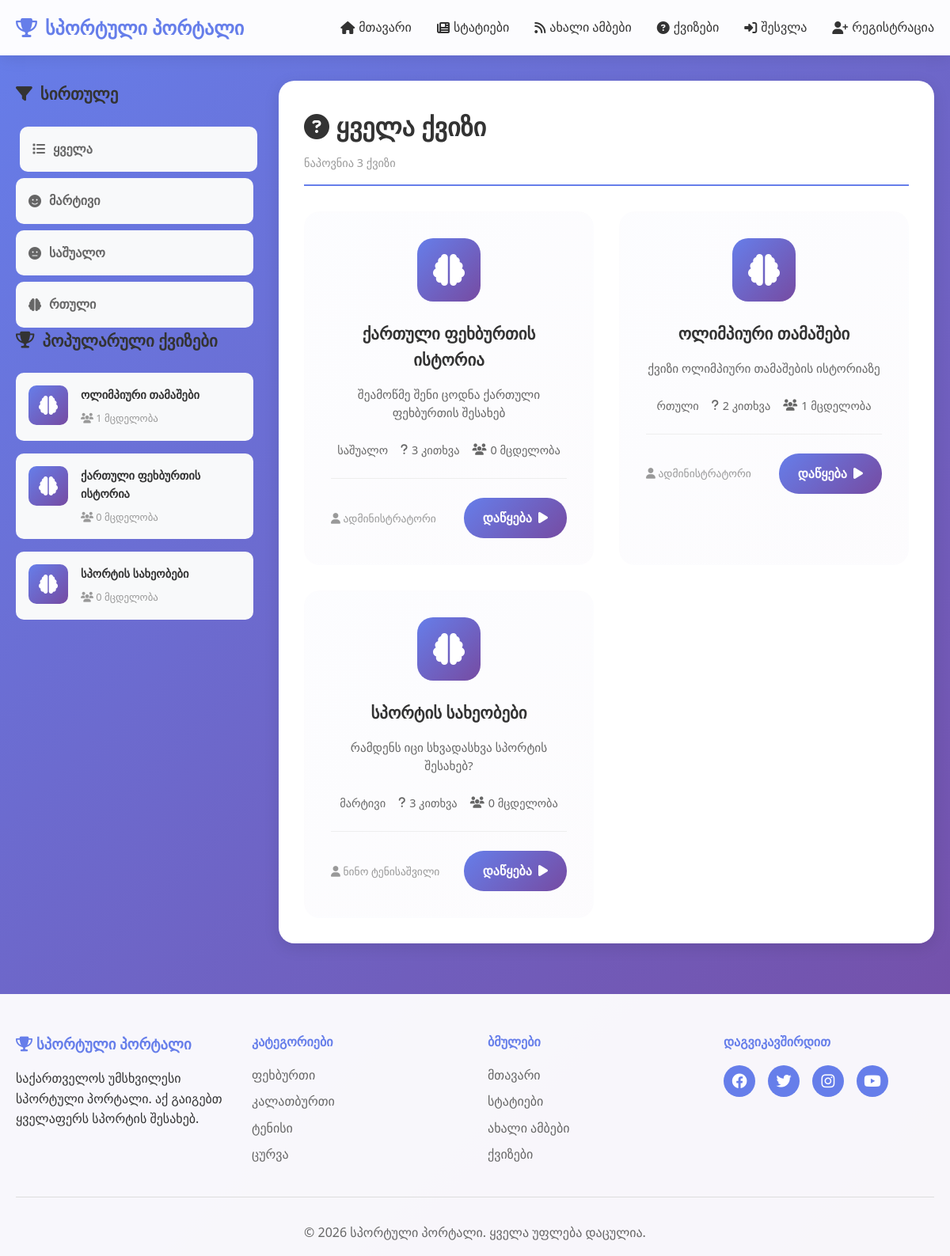
The app's page /quizzes.php with its own data.
### tables this page shows
CREATE TABLE `quizzes` (
  `id` int(11) NOT NULL,
  `user_id` int(11) NOT NULL,
  `title` varchar(200) NOT NULL,
  `description` text DEFAULT NULL,
  `category` varchar(50) DEFAULT NULL,
  `difficulty` enum('მარტივი','საშუალო','რთული') DEFAULT 'საშუალო',
  `time_limit` int(11) DEFAULT 0,
  `created_at` timestamp NOT NULL DEFAULT current_timestamp()
);

CREATE TABLE `users` (
  `id` int(11) NOT NULL,
  `username` varchar(50) NOT NULL,
  `email` varchar(100) NOT NULL,
  `password` varchar(255) NOT NULL,
  `full_name` varchar(100) NOT NULL,
  `profile_image` varchar(255) DEFAULT 'default.jpg',
  `role` enum('user','admin') DEFAULT 'user',
  `created_at` timestamp NOT NULL DEFAULT current_timestamp(),
  `last_login` timestamp NULL DEFAULT NULL
);

### includes/functions.php (called while the page is built, shortened)
<?php
function clean_input($data) {
    $data = trim($data);
    $data = stripslashes($data);
    $data = htmlspecialchars($data, ENT_QUOTES, 'UTF-8');
    return $data;
}
function truncate_text($text, $length = 150) {
    if (mb_strlen($text) <= $length) {
        return $text;
    }
    return mb_substr($text, 0, $length) . '...';
}
?>

### quizzes.php (the view, shortened to what this page needs)
<?php
require_once 'config/database.php';
require_once 'includes/functions.php';
$difficulty = $_GET['difficulty'] ?? '';
$query = "
    SELECT q.*, u.username, u.full_name,
    (SELECT COUNT(*) FROM quiz_questions WHERE quiz_id = q.id) as question_count,
    (SELECT COUNT(*) FROM quiz_results WHERE quiz_id = q.id) as attempts
    FROM quizzes q
    JOIN users u ON q.user_id = u.id
";
$query .= " ORDER BY q.created_at DESC";
$stmt = $pdo->prepare($query);
$stmt->execute();
$quizzes = $stmt->fetchAll();
$stmt = $pdo->query("
    SELECT q.*,
    (SELECT COUNT(*) FROM quiz_results WHERE quiz_id = q.id) as attempts,
    (SELECT COUNT(*) FROM quiz_questions WHERE quiz_id = q.id) as question_count
    FROM quizzes q
    ORDER BY attempts DESC
    LIMIT 5
");
$top_quizzes = $stmt->fetchAll();
include 'includes/header.php';
?>
<div class="container">
    <div class="quizzes-page">
        <aside class="quizzes-sidebar">
            <div class="sidebar-widget">
                <h3><i class="fas fa-filter"></i> სირთულე</h3>
                <div class="difficulty-list">
                    <a href="quizzes.php" class="difficulty-item <?php echo !$difficulty ? 'active' : ''; ?>">
                        <i class="fas fa-list"></i> ყველა
                    </a>
                    <a href="quizzes.php?difficulty=მარტივი"
                       class="difficulty-item easy-item <?php echo $difficulty === 'მარტივი' ? 'active' : ''; ?>">
                        <i class="fas fa-smile"></i> მარტივი
                    </a>
                    <a href="quizzes.php?difficulty=საშუალო"
                       class="difficulty-item medium-item <?php echo $difficulty === 'საშუალო' ? 'active' : ''; ?>">
                        <i class="fas fa-meh"></i> საშუალო
                    </a>
                    <a href="quizzes.php?difficulty=რთული"
                       class="difficulty-item hard-item <?php echo $difficulty === 'რთული' ? 'active' : ''; ?>">
                        <i class="fas fa-brain"></i> რთული
                    </a>
                </div>
            </div>
            <div class="sidebar-widget">
                <h3><i class="fas fa-trophy"></i> პოპულარული ქვიზები</h3>
                <div class="popular-quizzes">
                    <?php foreach ($top_quizzes as $top): ?>
                    <a href="quiz.php?id=<?php echo $top['id']; ?>" class="popular-quiz-item">
                        <div class="quiz-icon-small">
                            <i class="fas fa-brain"></i>
                        </div>
                        <div>
                            <h4><?php echo clean_input(truncate_text($top['title'], 35)); ?></h4>
                            <span><i class="fas fa-users"></i> <?php echo $top['attempts']; ?> მცდელობა</span>
                        </div>
                    </a>
                    <?php endforeach; ?>
                </div>
            </div>
        </aside>
        <main class="quizzes-main">
            <div class="quizzes-header">
                <h1><i class="fas fa-question-circle"></i>
                    <?php if ($difficulty): ?>
                        <?php echo $difficulty; ?> ქვიზები
                    <?php else: ?>
                        ყველა ქვიზი
                    <?php endif; ?>
                </h1>
                <p class="quizzes-count">ნაპოვნია <?php echo count($quizzes); ?> ქვიზი</p>
            </div>
            <?php if (empty($quizzes)): ?>
            <div class="no-quizzes">
                <i class="fas fa-question-circle" style="font-size: 5rem; color: #ddd;"></i>
                <h2>ქვიზები არ მოიძებნა</h2>
            </div>
            <?php else: ?>
            <div class="quizzes-grid">
                <?php foreach ($quizzes as $quiz): ?>
                <div class="quiz-card-large">
                    <div class="quiz-icon-large">
                        <i class="fas fa-brain"></i>
                    </div>
                    <h3><?php echo clean_input($quiz['title']); ?></h3>
                    <?php if ($quiz['description']): ?>
                    <p class="quiz-description"><?php echo truncate_text(clean_input($quiz['description']), 100); ?></p>
                    <?php endif; ?>
                    <div class="quiz-info-large">
                        <span class="quiz-difficulty-badge <?php echo strtolower($quiz['difficulty']); ?>">
                            <?php echo $quiz['difficulty']; ?>
                        </span>
                        <span><i class="fas fa-question"></i> <?php echo $quiz['question_count']; ?> კითხვა</span>
                        <span><i class="fas fa-users"></i> <?php echo $quiz['attempts']; ?> მცდელობა</span>
                    </div>
                    <div class="quiz-footer">
                        <span class="quiz-author">
                            <i class="fas fa-user"></i> <?php echo clean_input($quiz['full_name']); ?>
                        </span>
                        <a href="quiz.php?id=<?php echo $quiz['id']; ?>" class="quiz-start-btn-large">
                            დაწყება <i class="fas fa-play"></i>
                        </a>
                    </div>
                </div>
                <?php endforeach; ?>
            </div>
            <?php endif; ?>
        </main>
    </div>
</div>
<?php include 'includes/footer.php'; ?>

### css/style.css (style rules this page uses)
* { margin: 0; padding: 0; box-sizing: border-box; }
html { scroll-behavior: smooth; scroll-padding-top: 120px; }
body { font-family: 'Segoe UI', Tahoma, Geneva, Verdana, sans-serif; line-height: 1.6; color: #333; background: linear-gradient(135deg, #667eea 0%, #764ba2 100%); min-height: 100vh; }
.container { max-width: 1200px; margin: 0 auto; padding: 0 20px; }
.sidebar-widget h3 { color: #333; margin-bottom: 1.5rem; display: flex; align-items: center; gap: 10px; font-size: 1.3rem; }

### quizzes.php (style rules this page uses)
.quizzes-page { display: grid; grid-template-columns: 300px 1fr; gap: 2rem; margin: 2rem 0; }
.quizzes-sidebar { position: sticky; top: 100px; height: fit-content; }
.difficulty-list { display: flex; flex-direction: column; gap: 0.5rem; }
.difficulty-item { padding: 1rem; border-radius: 10px; text-decoration: none; color: #666; background: #f8f9fa; transition: all 0.3s; display: flex; align-items: center; gap: 10px; font-weight: 600; }
.difficulty-item:hover, .difficulty-item.active { transform: translateX(5px); }
.popular-quizzes { display: flex; flex-direction: column; gap: 1rem; }
.popular-quiz-item { display: flex; gap: 1rem; padding: 1rem; background: #f8f9fa; border-radius: 10px; text-decoration: none; transition: all 0.3s; }
.quiz-icon-small { width: 50px; height: 50px; background: linear-gradient(135deg, #667eea, #764ba2); border-radius: 10px; display: flex; align-items: center; justify-content: center; color: white; font-size: 1.5rem; flex-shrink: 0; }
.popular-quiz-item h4 { color: #333; font-size: 0.9rem; margin-bottom: 0.3rem; }
.popular-quiz-item span { color: #999; font-size: 0.8rem; }
.quizzes-main { background: white; border-radius: 20px; padding: 2rem; box-shadow: 0 5px 20px rgba(0,0,0,0.1); }
.quizzes-header { margin-bottom: 2rem; padding-bottom: 1rem; border-bottom: 2px solid #667eea; }
.quizzes-header h1 { color: #333; margin-bottom: 0.5rem; }
.quizzes-count { color: #999; font-size: 0.9rem; }
.quizzes-grid { display: grid; grid-template-columns: repeat(auto-fill, minmax(300px, 1fr)); gap: 2rem; }
.quiz-card-large { background: linear-gradient(135deg, #667eea05, #764ba205); border-radius: 20px; padding: 2rem; text-align: center; transition: all 0.3s; border: 2px solid transparent; }
.quiz-icon-large { width: 80px; height: 80px; background: linear-gradient(135deg, #667eea, #764ba2); border-radius: 20px; display: flex; align-items: center; justify-content: center; margin: 0 auto 1.5rem; color: white; font-size: 2.5rem; }
.quiz-card-large h3 { color: #333; margin-bottom: 1rem; font-size: 1.3rem; }
.quiz-description { color: #666; font-size: 0.95rem; margin-bottom: 1.5rem; line-height: 1.5; }
.quiz-info-large { display: flex; justify-content: center; flex-wrap: wrap; gap: 1rem; margin-bottom: 1.5rem; font-size: 0.9rem; color: #666; }
.quiz-info-large span { display: flex; align-items: center; gap: 5px; }
.quiz-footer { display: flex; justify-content: space-between; align-items: center; padding-top: 1.5rem; border-top: 1px solid #eee; }
.quiz-author { color: #999; font-size: 0.85rem; }
.quiz-start-btn-large { display: inline-flex; align-items: center; gap: 8px; background: linear-gradient(135deg, #667eea, #764ba2); color: white; padding: 0.8rem 1.5rem; border-radius: 25px; text-decoration: none; font-weight: 600; transition: all 0.3s; }

### records on screen
quizzes: title "ოლიმპიური თამაშები", attempts "1", description "ქვიზი ოლიმპიური თამაშების ისტორიაზე", difficulty "რთული", question_count "2", user.full_name "ადმინისტრატორი"
quizzes: title "ქართული ფეხბურთის ისტორია", attempts "0", description "შეამოწმე შენი ცოდნა ქართული ფეხბურთის შესახებ", difficulty "საშუალო", question_count "3", user.full_name "ადმინისტრატორი"
quizzes: title "სპორტის სახეობები", attempts "0", description "რამდენს იცი სხვადასხვა სპორტის შესახებ?", difficulty "მარტივი", question_count "3", user.full_name "ნინო ტენისაშვილი"

### other values on screen
SITE_NAME "სპორტული პორტალი"
count($quizzes) "3"
